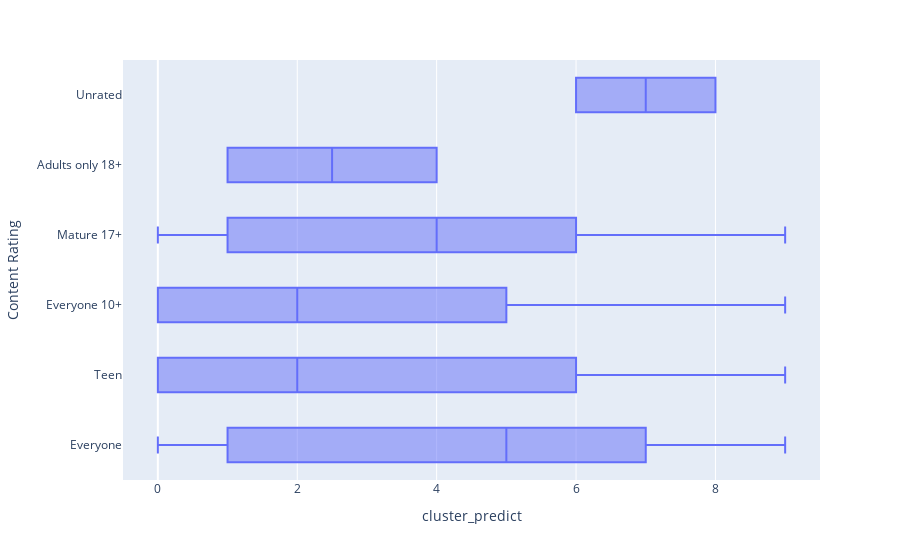

Notebook code for this chart:
### Code cell
my_boxplot_fct(train_orig_pred, "Content Rating")

### Figure 1 — Plotly figure (JSON) as saved in the notebook; plotly's stock layout.template omitted (floating-point values rounded to 4 significant figures; data arrays with more than 128 entries replaced by an {"elided": "..."} marker saying what was removed)
{"data": [{"alignmentgroup": "True", "hovertemplate": "cluster_predict=%{x}<br>Content Rating=%{y}<extra></extra>", "legendgroup": "", "marker": {"color": "#636efa"}, "name": "", "notched": false, "offsetgroup": "", "orientation": "h", "showlegend": false, "x": {"elided": "10381 float values"}, "x0": " ", "xaxis": "x", "y": {"elided": "10381 str values"}, "y0": " ", "yaxis": "y", "type": "box"}], "layout": {"xaxis": {"anchor": "y", "domain": [0.0, 1.0], "title": {"text": "cluster_predict"}}, "yaxis": {"anchor": "x", "domain": [0.0, 1.0], "title": {"text": "Content Rating"}}, "legend": {"tracegroupgap": 0}, "margin": {"t": 60}, "boxmode": "group"}}
